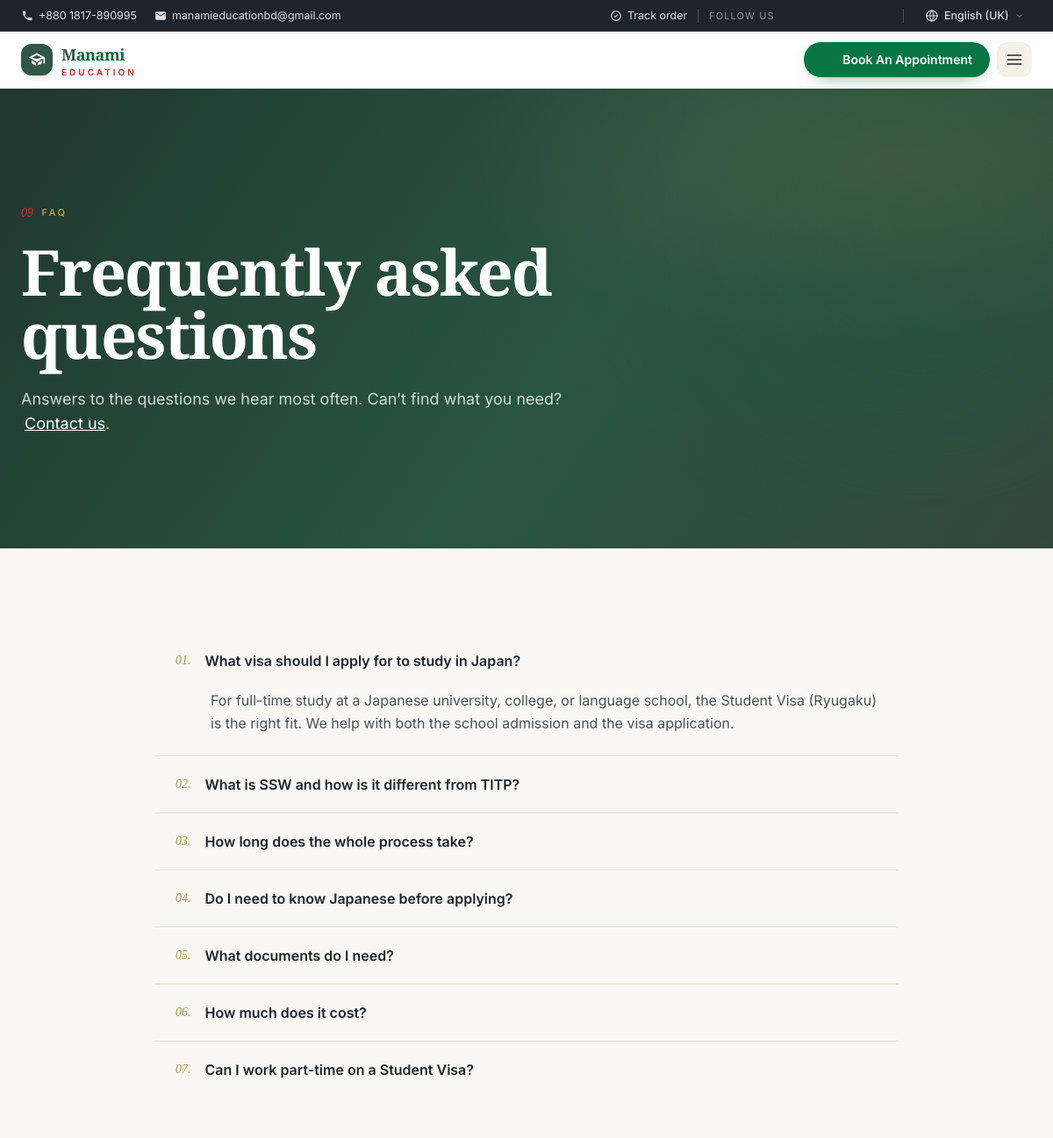
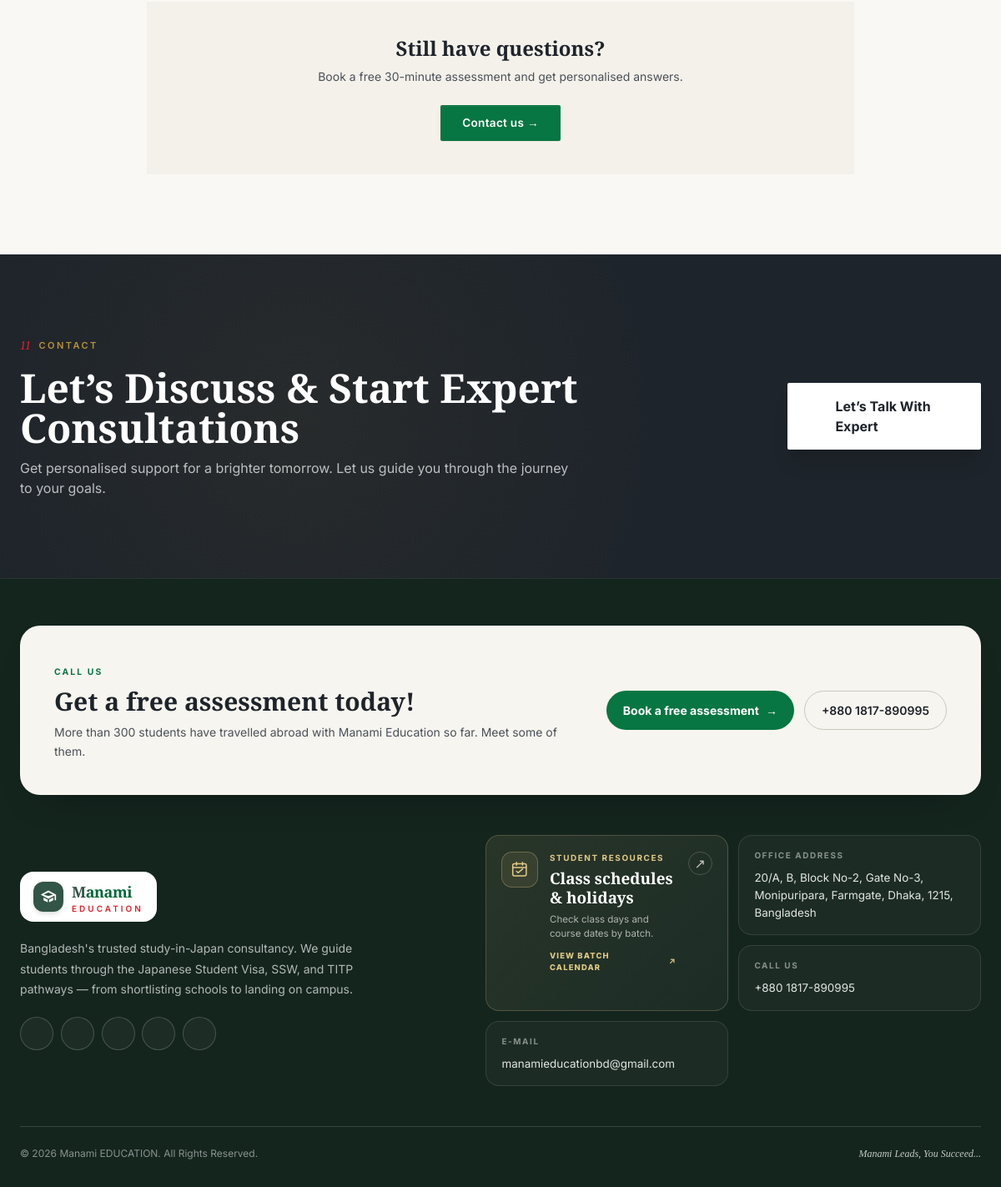
The app's page /faq.php with its own data (2 pictures, top to bottom).
### tables this page shows
CREATE TABLE faqs (
    id         INT UNSIGNED AUTO_INCREMENT PRIMARY KEY,
    question   VARCHAR(255) NOT NULL,
    answer     TEXT NOT NULL,
    sort       INT NOT NULL DEFAULT 0,
    active     TINYINT(1) NOT NULL DEFAULT 1
);

### app/I18n.php (called while the page is built, shortened)
<?php
final class I18n
{
    private static ?string $current = null;
    private static array $cache = [];
    public static function boot(): void
    {
        $lang = null;
        if (!empty($_GET['lang']) && self::isSupported($_GET['lang'])) {
            $lang = $_GET['lang'];
            setcookie(self::COOKIE, $lang, [
                'expires'  => time() + self::COOKIE_TTL,
                'path'     => '/',
                'httponly' => false,
                'samesite' => 'Lax',
            ]);
            $_COOKIE[self::COOKIE] = $lang;
        } elseif (!empty($_COOKIE[self::COOKIE]) && self::isSupported($_COOKIE[self::COOKIE])) {
            $lang = $_COOKIE[self::COOKIE];
        } else {
            $lang = self::detectFromHeader($_SERVER['HTTP_ACCEPT_LANGUAGE'] ?? '');
        }
        self::$current = $lang;
    }
    public static function current(): string
    {
        return self::$current ?? self::DEFAULT;
    }
    public static function isSupported(string $code): bool
    {
        return in_array($code, self::SUPPORTED, true);
    }
    public static function t(string $key, array $params = []): string
    {
        $value = self::lookup($key, self::dict(self::current()));
        return (string) $value;
    }
    private static function lookup(string $key, array $dict)
    {
        $segments = explode('.', $key);
        $cur = $dict;
        foreach ($segments as $seg) {
            $cur = $cur[$seg];
        }
        return $cur;
    }
    public static function dir(string $code): string
    {
        return 'ltr';
    }
    private static function detectFromHeader(string $header): string
    {
        $parts = array_map('trim', explode(',', $header));
        $candidates = [];
        foreach ($parts as $p) {
            $bits = explode(';', $p);
            $tag  = strtolower(trim($bits[0]));
            $q    = 1.0;
            if (isset($bits[1]) && preg_match('/q=([0-9.]+)/', $bits[1], $m)) {
                $q = (float) $m[1];
            }
            $primary = strtolower(strtok($tag, '-'));
            $map = ['en' => 'en-GB', 'bn' => 'bn', 'ja' => 'ja'];
            if (isset($map[$primary])) {
                $candidates[$map[$primary]] = ($candidates[$map[$primary]] ?? 0) + $q;
            }
        }
        arsort($candidates);
        $top = array_key_first($candidates);
        return self::isSupported($top) ? $top : self::DEFAULT;
    }
    private static function dict(string $code): array
    {
        if (isset(self::$cache[$code])) return self::$cache[$code];
        $path = __DIR__ . '/i18n/' . $code . '.php';
        self::$cache[$code] = require $path;
        return self::$cache[$code];
    }
}

### app/helpers.php (called while the page is built, shortened)
<?php
if (!function_exists('h')) {
    function h(?string $s): string
    {
        return htmlspecialchars((string) $s, ENT_QUOTES | ENT_SUBSTITUTE, 'UTF-8');
    }
}
if (!function_exists('base_path')) {
    function base_path(): string
    {
        $script = $_SERVER['SCRIPT_NAME'] ?? '/';
        $script = str_replace('\\', '/', $script);
        foreach (['/admin/', '/api/', '/books/', '/courses/', '/blog/', '/country/', '/assets/', '/uploads/', '/partials/', '/app/', '/config/', '/data/'] as $marker) {
            $pos = strpos($script, $marker);
        }
        $dir = dirname($script);
        return $dir === '/' ? '' : rtrim($dir, '/');
    }
}
if (!function_exists('url')) {
    function url(string $path = ''): string
    {
        return base_path() . '/' . ltrim($path, '/');
    }
}
if (!function_exists('t')) {
    function t(string $key, array $params = []): string
    {
        return \App\I18n::t($key, $params);
    }
}
if (!function_exists('current_lang')) {
    function current_lang(): string
    {
        return \App\I18n::current();
    }
}

### app/Content.php (called while the page is built, shortened)
<?php
final class Content
{
    public static function faqs(bool $activeOnly = true): array
    {
        $sql = 'SELECT * FROM faqs' . ($activeOnly ? ' WHERE active=1' : '') . ' ORDER BY sort ASC, id ASC';
        return Database::fetchAll($sql);
    }
}

### app/Database.php (called while the page is built, shortened)
<?php
final class Database
{
    private static ?PDO $pdo = null;
    public static function pdo(): PDO
    {
        if (self::$pdo instanceof PDO) {
            return self::$pdo;
        }
        $cfg = require __DIR__ . '/../config/config.php';
        $db  = $cfg['db'];
        $dsn = sprintf(
            'mysql:host=%s;port=%s;dbname=%s;charset=%s',
            $db['host'], $db['port'], $db['name'], $db['charset']
        );
        try {
            self::$pdo = new PDO($dsn, $db['user'], $db['pass'], [
                PDO::ATTR_ERRMODE            => PDO::ERRMODE_EXCEPTION,
                PDO::ATTR_DEFAULT_FETCH_MODE => PDO::FETCH_ASSOC,
                PDO::ATTR_EMULATE_PREPARES   => false,
            ]);
        } catch (PDOException $e) {
            if ($cfg['app']['debug']) {
                throw $e;
            }
            throw new RuntimeException('Database connection failed.');
        }
        return self::$pdo;
    }
    public static function fetchAll(string $sql, array $params = []): array
    {
        $stmt = self::pdo()->prepare($sql);
        $stmt->execute($params);
        return $stmt->fetchAll();
    }
}

### app/DataAdapter.php (called while the page is built, shortened)
<?php
final class DataAdapter
{
    public static function faqs(): array
    {
        $rows = Content::faqs();
        $out = [];
        foreach ($rows as $r) {
            $out[] = [
                'q' => $r['question'],
                'a' => $r['answer'],
            ];
        }
        return $out;
    }
}

### faq.php (the view, shortened to what this page needs)
<?php
require __DIR__ . '/partials/_icons.php';
$faqs = App\DataAdapter::faqs();
?>
<!doctype html>
<html lang="<?= h(current_lang()) ?>" dir="<?= h(\App\I18n::dir(current_lang())) ?>">
<head>
  <script src="https://cdn.tailwindcss.com?plugins=forms,typography"></script>
  <link rel="stylesheet" href="assets/css/style.css">
</head>
<body class="font-sans text-ink antialiased bg-paper">
  <?php require __DIR__ . '/partials/topbar.php'; ?>
  <?php require __DIR__ . '/partials/header.php'; ?>
  <main>
    <section class="relative overflow-hidden" style="background: linear-gradient(180deg, #1E242B 0%, #1A2B6D 100%);">
      <div class="bg-orb" style="width:500px;height:500px;background:#006837;top:-100px;right:-100px;opacity:0.18"></div>
      <div class="mx-auto max-w-7xl px-4 lg:px-6 py-20 lg:py-32 relative">
        <div class="max-w-3xl">
          <div class="eyebrow" data-num="09" style="color:#B8923B"><?= h(t('nav.faq')) ?></div>
          <h1 class="mt-5 font-display text-5xl sm:text-6xl lg:text-7xl font-bold leading-[0.95] text-white tracking-tight"><?= h(t('faq.headline')) ?></h1>
          <p class="mt-6 text-white/80 text-lg max-w-2xl"><?= h(t('faq.body')) ?><a href="<?= h(url('contact.php')) ?>" class="text-white underline ml-1"><?= h(t('faq.body_link')) ?></a>.</p>
        </div>
      </div>
    </section>
    <section class="section bg-paper">
      <div class="mx-auto max-w-4xl px-4 lg:px-6">
        <div class="space-y-px bg-hair" style="background:#E5E1D9" x-data="{ open: 0 }">
          <?php if (!$faqs): ?>
            <div class="bg-paper text-center text-ink-3 text-sm py-8"><?= h(t('faq.empty')) ?></div>
          <?php else: foreach ($faqs as $i => $f): ?>
            <div class="bg-paper" style="background:#FAF8F4">
              <button @click="open = open === <?= $i ?> ? -1 : <?= $i ?>"
                      class="w-full flex items-center justify-between gap-4 text-left px-6 py-5 hover:bg-white transition">
                <span class="flex items-center gap-4">
                  <span class="font-display italic text-sm text-gold shrink-0" style="color:#B8923B"><?= str_pad((string)($i+1), 2, '0', STR_PAD_LEFT) ?>.</span>
                  <span class="font-semibold text-ink"><?= h($f['q']) ?></span>
                </span>
                <span :class="open === <?= $i ?> && 'rotate-180 text-brand'" class="text-ink-3 transition-transform shrink-0"><?= icon('chevron', 'w-5 h-5') ?></span>
              </button>
              <div x-show="open === <?= $i ?>" class="px-6 pb-6 pl-16 text-ink-2 leading-relaxed">
                <?= h($f['a']) ?>
              </div>
            </div>
          <?php endforeach; endif; ?>
        </div>
        <div class="mt-12 text-center bg-paper-2 p-10" style="background:#F4F1EA">
          <h3 class="font-display text-2xl font-bold text-ink">Still have questions?</h3>
          <p class="mt-2 text-ink-2 text-sm">Book a free 30-minute assessment and get personalised answers.</p>
          <a href="<?= h(url('contact.php')) ?>" class="mt-6 btn btn-primary inline-flex">Contact us →</a>
        </div>
      </div>
    </section>
    <?php require __DIR__ . '/partials/pre-footer.php'; ?>
  </main>
  <?php require __DIR__ . '/partials/footer.php'; ?>
</body>
</html>

### partials/_icons.php (shortened to what this page needs)
<?php
if (!function_exists('icon')) {
    function icon(string $name, string $classes = 'w-5 h-5'): string
    {
        $d = $paths[$name] ?? $paths['check'];
        return '<svg class="' . htmlspecialchars($classes) . '" width="24" height="24" viewBox="0 0 24 24" fill="currentColor" aria-hidden="true">' . $d . '</svg>';
    }
}

### records on screen
faqs: i "03", question "How long does the whole process take?"
faqs: i "07", question "Can I work part-time on a Student Visa?"

### other values on screen
$site['contact']['phone'] "+880 1817-890995"
$site['contact']['email'] "manamieducationbd@gmail.com"
t('topbar.follow_us') "FOLLOW US"
substr($brandN, 1) "anami anami"
$brandT "EDUCATION EDUCATION"
t('nav.book_appointment') "Book An Appointment"
t('nav.faq') "FAQ"
t('faq.headline') "Frequently asked questions"
t('faq.body') "Answers to the questions we hear most often. Can’t find what you need?"
t('faq.body_link') "Contact us"
str_pad((string)($i+1), 2, '0', STR_PAD_LEFT) "01"
$f['q'] "What visa should I apply for to study in Japan?"
$f['a'] "For full-time study at a Japanese university, college, or language school, the Student Visa (Ryugaku) is the right fit. We help with both the school admission and the visa application."
str_pad((string)($i+1), 2, '0', STR_PAD_LEFT) "02"
$f['q'] "What is SSW and how is it different from TITP?"
